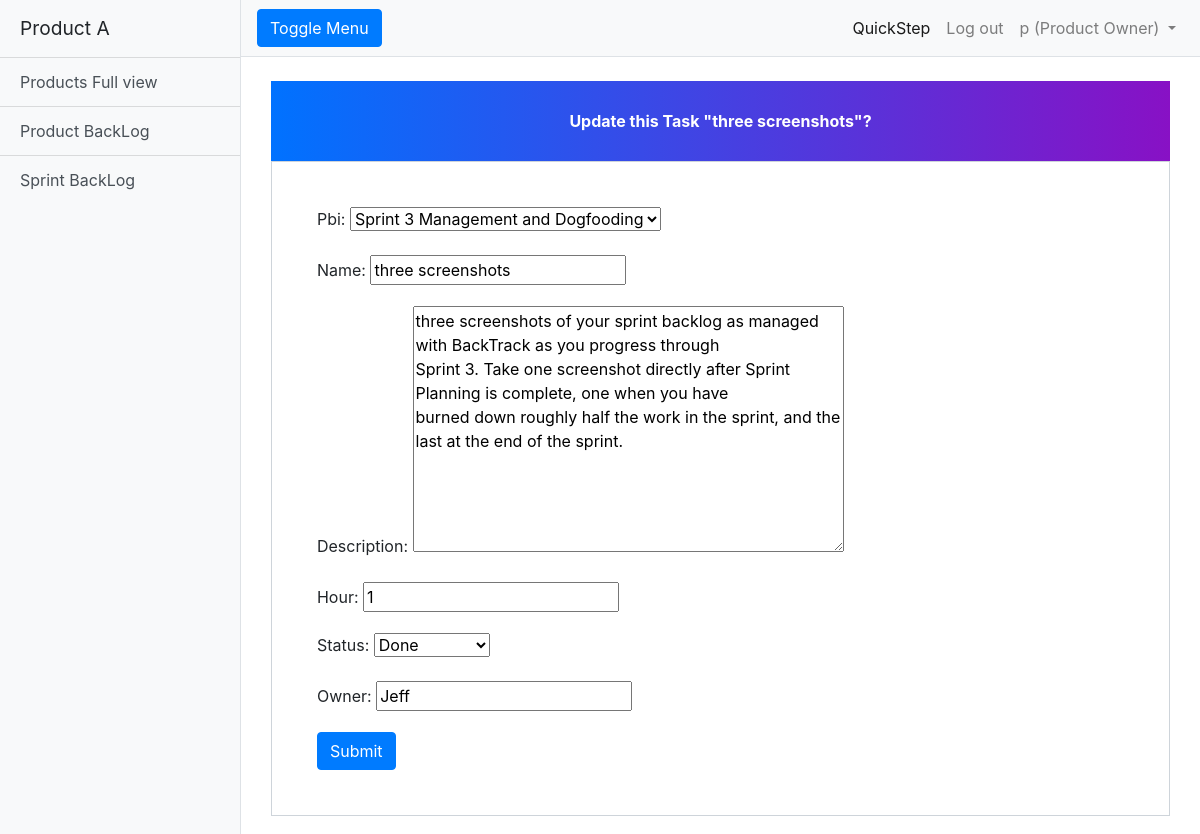
Screenshot of /updateTask/25/ (signed in) with the database file from the repository.
### products/models.py (models this page shows, shortened)
class User(AbstractUser):
    is_DEVELOPER = models.BooleanField(default=False)
    is_PRODUCT_OWNER = models.BooleanField(default=False)
    is_SCRUM_MASTER = models.BooleanField(default=False)
    is_project = models.BooleanField(default=False)

class Task(models.Model):
    pbi = models.ForeignKey(PBI, on_delete=models.CASCADE)
    name = models.CharField(max_length=200)
    description = models.TextField(max_length=1000)
    hour = models.PositiveIntegerField()
    owner = models.CharField(max_length=200, blank=True)
    STATUS_CHOICES = [
        ('DONE', 'Done'),
        ('IN_PROCESSING', 'In process'),
        ('NOT_YET_START', 'Not yet start')
    ]
    status = models.CharField(max_length=200,choices=STATUS_CHOICES,default='NOT_YET_START')

class PBI(models.Model):
    name = models.CharField(max_length=200)
    priority = models.PositiveIntegerField()
    description = models.TextField(max_length=1000, null=True)
    story_point = models.PositiveIntegerField()
    cumulative_story_point = models.PositiveIntegerField(default=0, editable=False)
    STATUS_CHOICES = [
        ('DONE', 'Done'),
        ('IN_PROCESSING', 'In process'),
        ('NOT_YET_START', 'Not yet start'),
        ('UNFINISHED', 'Unfinished')
    ]
    status = models.CharField(max_length=200,choices=STATUS_CHOICES,default='NOT_YET_START')
    in_sprint = models.BooleanField(default=False)
    total_effort_hours = models.PositiveIntegerField(default=0)
    def __str__(self):
        return self.name

### products/views.py (the view)
# urls.py: url(r'^updateTask/(?P<pk>\d+)/$', login_required(views.EditTaskView.as_view()), name='editTask'),
class EditTaskView(UpdateView):
	model = Task
	fields = ['pbi','name','description','hour','status','owner']
	template_name = 'edit_task.html'
	success_url = '/sprintBacklog/'
	context_object_name = 'edit'

### templates/edit_task.html (shortened to what this page needs)
<!DOCTYPE html>
<html lang="en">
<link href="//maxcdn.bootstrapcdn.com/bootstrap/4.1.1/css/bootstrap.min.css" rel="stylesheet" id="bootstrap-css">
  {% load static %}
<link href="{% static 'css/addproduct.css'%}" rel="stylesheet">
<head>
  <link href="{% static 'vendor/bootstrap/css/bootstrap.min.css' %}" rel="stylesheet">
  <link href="{% static 'css/simple-sidebar.css' %}" rel="stylesheet">
</head>
<body>
  <div class="d-flex" id="wrapper">
    <div class="bg-light border-right" id="sidebar-wrapper">
    {% include 'header.html' %}
    <div id="page-content-wrapper">
      {% include 'navbar.html' %}
      <div class="container-fluid">
        <div class="container register-form">
                    <div class="form">
                        <div class="note">
                            <p>Update this Task "{{edit.name}}"?</p>
                        </div>
                        <form class="form-content" method="post">
                          {{form.as_p}}
                          <button class="btn btn-primary">Submit</button>
                        </form>
                    </div>
                </div>
      </div>
    </div>
    </div>
</body>
</html>

### templates/navbar.html (shortened to what this page needs)
      <nav class="navbar navbar-expand-lg navbar-light bg-light border-bottom">
        <button class="btn btn-primary" id="menu-toggle">Toggle Menu</button>
        <div class="collapse navbar-collapse" id="navbarSupportedContent">
          <ul class="navbar-nav ml-auto mt-2 mt-lg-0">
            <li class="nav-item active">
                <a class="nav-link" href="{% url 'products:veiwFullPBI'%}">QuickStep <span class="sr-only">(current)</span></a>
            </li>
            <li class="nav-item">
              <a class="nav-link" href="{% url 'products:logout' %}">Log out</a>
            </li>
            <li class="nav-item dropdown">
              <a class="nav-link dropdown-toggle" href="#" id="navbarDropdown" role="button" data-toggle="dropdown" aria-haspopup="true" aria-expanded="false">
                {{user.first_name}}
                {% if user.is_authenticated and user.is_PRODUCT_OWNER %}
                (Product Owner)
                {% endif %}
              </a>
            </li>
          </ul>
        </div>
      </nav>

### static/css/addproduct.css (style rules this page uses)
.note { text-align: center; height: 80px; background: -webkit-linear-gradient(left, #0072ff, #8811c5); color: #fff; font-weight: bold; line-height: 80px; }
.form-content { padding: 5%; border: 1px solid #ced4da; margin-bottom: 2%; }

### static/css/simple-sidebar.css (style rules this page uses)
body { overflow-x: hidden; }
#sidebar-wrapper { min-height: 100vh; margin-left: -15rem; -webkit-transition: margin .25s ease-out; -moz-transition: margin .25s ease-out; -o-transition: margin .25s ease-out; transition: margin .25s ease-out; }
#page-content-wrapper { min-width: 100vw; }
@media (min-width: 768px) { #sidebar-wrapper { margin-left: 0; } }
@media (min-width: 768px) { #page-content-wrapper { min-width: 0; width: 100%; } }

### rows the page displays
User: first_name "p"
Task: name "three screenshots", pbi "Sprint 3 Management and Dogfooding", description "three screenshots of your sprint backlog as managed with BackTrack as you progress through Sprint 3. Take one screenshot directly after Sprint Planning is complete, one when you have burned down roughly half the work in the sprint, and the last at the end of the sprint.", hour "1", status "Done", owner "Jeff"
PBI: name "three screenshots"
